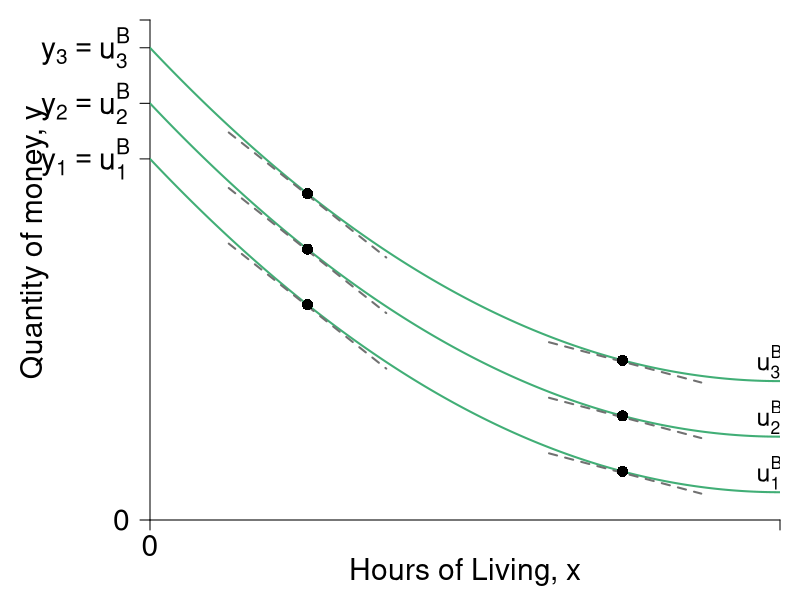

Write the R code that produced this figure.
require(shape)
pdf(file = "property/qql_y_indiff.pdf", width = 9, height = 7)

#Set parameters for graphics
namesize <- 1.3
pointsize <- 1.8
axislabelsize <- 1.8
labelsize <- 1.5
namesize <- 1.8
annotatesize <- 1.5
graphlinewidth <- 2
segmentlinewidth <- 1.5


COL <- c("#7fc97f", "#beaed4", "#fdc086", "#ffff99", "#386cb0", "#f0027f", "#bf5b17", "#666666")
COLA <- c("#99d8c9","#66c2a4","#41ae76", "#238b45", "#005824")
COLB <- c("#4eb3d3", "#2b8cbe", "#0868ac","#084081")
Grays <- gray.colors(25, start =1, end = 0)

#Edited the margins to cater for the larger LHS labels
par(mar =  c(4, 7.5, 1, 1))

mrsA <- function(x, rmax = 2, xmax = 12) {
  rmax - (rmax/xmax)*x
}


uA <- function(x, y, rmax = 2, xmax = 12) {
  y + rmax*x - (1/2)*(rmax/xmax)*x^2
}

indiffA <- function(x, uA = 10, rmax = 2, xmax = 12) {
  uA - rmax*x + (1/2)*(rmax/xmax)*(x^2)
}

bcA <- function(x, w = 20, p = 2) {
  w - p*x
}


xlims <- c(0, 12)
ylims <- c(0, 18)

npts <- 501 
x <- seq(xlims[1], xlims[2], length.out = npts)
y <- seq(ylims[1], ylims[2], length.out = npts) 
a <- c(13, 15, 17)

plot(0, 0, xlim = xlims, ylim = ylims, type = "n",
     xlab = expression(paste("")),
     ylab = expression(paste("")), 
     xaxt = "n", 
     yaxt = "n", 
     cex.lab = axislabelsize, 
     bty = "n",
     xaxs="i", 
     yaxs="i")

# ticksy <- seq(from = 0, to = ylims[2], by = 2)
# ylabels <- seq(from = 0, to = ylims[2], by = 2)
# ticksx <- seq(from = 0, to = xlims[2], by = 2)
# xlabels <- seq(from = 0, to = xlims[2], by = 2)
ticksy <- c(0, 13, 15, 17, ylims[2])
ylabels <- c(0, expression(paste(y[1] == u[1]^B)), expression(paste(y[2] == u[2]^B)), expression(paste(y[3] == u[3]^B)), NA)
ticksx <- c(0,  xlims[2])
xlabels <- c(0, NA)

axis(1, at = ticksx, pos = 0, labels = xlabels, cex.axis = axislabelsize)
axis(2, at = ticksy, pos = 0, labels = ylabels, las = 1, cex.axis = axislabelsize)

npts <- 500 
xx1 <- seq(xlims[1], xlims[2], length.out = npts)

#lines(xx1, bcA(xx1, w = 12, p = 1), col = COLB[3], lwd = graphlinewidth)
#lines(xx1, indiffA1(xx1, uA = 20, rmax = 2.5, xmax = 10), col = COLB[4], lwd = graphlinewidth)

mtext(expression(paste("Hours of Living, ", x)), side=1, line = 2.5, cex = axislabelsize)
text(-2.2, 10, expression(paste("Quantity of money, ", y)), xpd = TRUE, cex = axislabelsize, srt = 90) 

#segments(4.11765, 6.17647, 5.88, 8.88, lty = 1, col = COL[2] , lwd = graphlinewidth)
#text(7.3, 3, expression("Pareto Efficient"))
#text(7.3, 2.5, expression("Curve"))
#Arrows(7.3, 3.5, 7.3, 6.1, col = "black", lty = 1, lwd = 2, arr.type = "triangle", arr.lwd = 0.5)

#Label the iso-welfare functions for the HG, Aisha
text(11.8, 1.7, expression(u[1]^B), cex = annotatesize)
text(11.8, 3.7, expression(u[2]^B), cex = annotatesize) 
text(11.8, 5.7, expression(u[3]^B), cex = annotatesize)
#text(6.6, 8.3, expression(u[4]^A))

#Label the indifference curves for the HG, Betty
# text(7.6, 17, expression(u[1]^B))
# text(6.75, 17, expression(u[2]^B))
# text(6, 17, expression(u[3]^B))
#text(3.4, 6.9, expression(v[4]^B))

#Label mrs function
#text(10, 8, expression(paste(mrs(x,y) == r[max] - frac(r[max], x[max])*x)))
#Arrows(10, 7.5, 10, 5.6, col = "black", lty = 1, lwd = 2, arr.type = "triangle", arr.lwd = 0.5)

#Label satiation
#text(20, 4, expression(paste(x[max] == "Point")))
#text(20, 3, expression(paste("of Satiation")))
#Arrows(20, 2.5, 20, 0.5, col = "black", lty = 1, lwd = 2, arr.type = "triangle", arr.lwd = 0.5)

#Label highest willingness to pay
# text(5, 10.5, expression(paste(r[max] == "Maximum")))
# text(5, 9.5, expression(paste("Willingness to Pay")))
# Arrows(3, 10, 0.5, 10, col = "black", lty = 1, lwd = 2, arr.type = "triangle", arr.lwd = 0.5)


contour(x, y, 
        outer(x, y, uA),
        drawlabels = FALSE,
        col = COLA[3],
        #cex.lab = axislabelsize,
        lwd = graphlinewidth,
        levels = a, 
        xaxs="i", 
        yaxs="i", 
        add = TRUE)

#segments(0, 6, 6, 6, lty = 2, col = "gray" , lwd = segmentlinewidth)
#segments(6, 0, 6, 6, lty = 2, col = "gray" , lwd = segmentlinewidth)


slopeline <- function(x, yint, slope = 1.5){
  yint - slope*x
}

slopex1 <- seq(1.5,4.5,length.out = 200)
lines(slopex1, slopeline(slopex1, yint = 12.2, slope = mrsA(x = 3)), col = Grays[21], lty = 2, lwd = graphlinewidth)
lines(slopex1, slopeline(slopex1, yint = 14.2, slope = mrsA(x = 3)), col = Grays[21], lty = 2, lwd = graphlinewidth)
lines(slopex1, slopeline(slopex1, yint = 16.2, slope = mrsA(x = 3)), col = Grays[21], lty = 2, lwd = graphlinewidth)

slopex2 <- seq(7.6,10.5,length.out = 200)
lines(slopex2, slopeline(slopex2, yint = 6.2, slope = mrsA(x = 9)), col = Grays[21], lty = 2, lwd = graphlinewidth)
lines(slopex2, slopeline(slopex2, yint = 8.2, slope = mrsA(x = 9)), col = Grays[21], lty = 2, lwd = graphlinewidth)
lines(slopex2, slopeline(slopex2, yint = 10.2, slope = mrsA(x = 9)), col = Grays[21], lty = 2, lwd = graphlinewidth)


firstpointsx <- c(3, 3, 3)
firstpointsy <- c(indiffA(x = firstpointsx[1], uA = 13), indiffA(x = firstpointsx[2], uA = 15), indiffA(x = firstpointsx[3], uA = 17))
points(firstpointsx, firstpointsy, pch = 16, col = "black", cex = 1.5)

secondpointsx <- c(9, 9, 9)
secondpointsy <- c(indiffA(x = 9, uA = 13), indiffA(x = 9, uA = 15), indiffA(x = 9, uA = 17))
points(secondpointsx, secondpointsy, pch = 16, col = "black", cex = 1.5)


# par(new = TRUE)
# 
# #Use the same x and ylims as previously, but with locations switched
# xlims2 <- c(18, 0)
# ylims2 <- c(18, 0)

#Leave the ylab and xlab blank to ensure no axes titles
# plot(0, 0, xlim = xlims2, ylim = ylims2, type = "n",
#      xlab = expression(paste("")),
#      ylab = expression(paste("")),
#      xaxt = "n", 
#      yaxt = "n", 
#      cex.lab = 1.3, 
#      bty = "n",
#      xaxs="i", 
#      yaxs="i")
# 
# 
# lines(xx1, indiffAlow(xx1, uA = 46.08, alpha = 16, beta = 1/24), col = COL[2], lwd = graphlinewidth)


#Set up axes at sides 3 and 4 (top and right)
# axis(side = 3, at = ticksx, pos = 0, labels = xlabels)
# axis(side = 4, at = ticksy, pos = 0, labels = ylabels, las = 0)
# mtext("B's Apples, x", side=3, line = 2.5, cex = axislabelsize)
# text(-0.8, 7, expression(paste("B's Oranges, y")), xpd = TRUE, cex = axislabelsize, srt = 270) 
# 
# #Add arrows:
# arrows(-0.8, 10, -0.8, 14, xpd = TRUE, length=0.1,angle=40,lwd=3)
# arrows(6.2, -1.8, 9, -1.8, xpd = TRUE, length=0.1,angle=40,lwd=3)
# 

#Customize ticks and labels for the plot
#ticksy <- seq(from = 0, to = 15, by = 1)
#ylabels <- seq(from = 0, to = 15, by = 1)
#ticksx <- seq(from = 0, to = 10, by = 1)
#xlabels <- seq(from = 0, to = 10, by = 1)
#axis(1, at = ticksx, pos = 0, labels = xlabels)
#axis(2, at = ticksy, pos = 0, labels = ylabels, las = 0)

dev.off()
